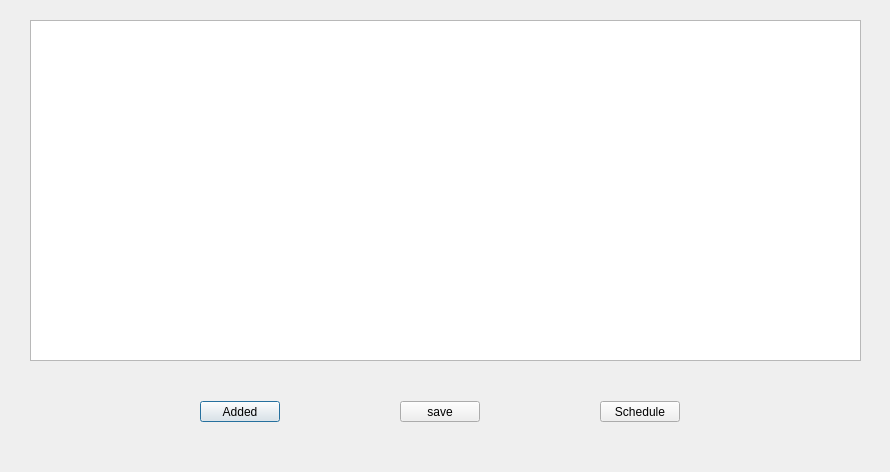
<?xml version="1.0" encoding="UTF-8"?>
<ui version="4.0">
 <class>added</class>
 <widget class="QDialog" name="added">
  <property name="geometry">
   <rect>
    <x>0</x>
    <y>0</y>
    <width>890</width>
    <height>472</height>
   </rect>
  </property>
  <property name="windowTitle">
   <string>Dialog</string>
  </property>
  <widget class="QPushButton" name="AddedButton">
   <property name="geometry">
    <rect>
     <x>200</x>
     <y>401</y>
     <width>80</width>
     <height>21</height>
    </rect>
   </property>
   <property name="text">
    <string>Added</string>
   </property>
  </widget>
  <widget class="QTableWidget" name="tableWidget">
   <property name="geometry">
    <rect>
     <x>30</x>
     <y>20</y>
     <width>831</width>
     <height>341</height>
    </rect>
   </property>
  </widget>
  <widget class="QPushButton" name="saveButton">
   <property name="geometry">
    <rect>
     <x>400</x>
     <y>401</y>
     <width>80</width>
     <height>21</height>
    </rect>
   </property>
   <property name="text">
    <string>save</string>
   </property>
  </widget>
  <widget class="QPushButton" name="ScheduleButton">
   <property name="geometry">
    <rect>
     <x>600</x>
     <y>401</y>
     <width>80</width>
     <height>21</height>
    </rect>
   </property>
   <property name="text">
    <string>Schedule</string>
   </property>
  </widget>
 </widget>
 <resources/>
 <connections/>
</ui>
